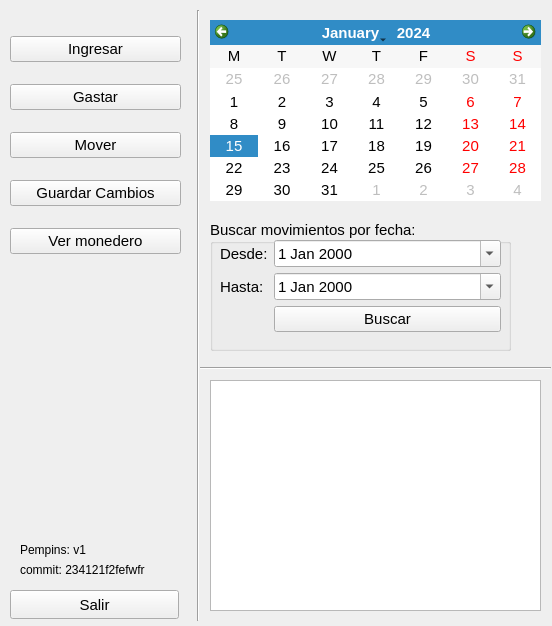
<?xml version="1.0" encoding="UTF-8"?>
<ui version="4.0">
 <class>MainWindow</class>
 <widget class="QMainWindow" name="MainWindow">
  <property name="geometry">
   <rect>
    <x>0</x>
    <y>0</y>
    <width>552</width>
    <height>626</height>
   </rect>
  </property>
  <property name="windowTitle">
   <string>Pempins</string>
  </property>
  <widget class="QWidget" name="centralwidget">
   <widget class="QWidget" name="verticalLayoutWidget">
    <property name="geometry">
     <rect>
      <x>10</x>
      <y>20</y>
      <width>171</width>
      <height>251</height>
     </rect>
    </property>
    <layout class="QVBoxLayout" name="verticalLayout">
     <item>
      <widget class="QPushButton" name="botonIngresar">
       <property name="font">
        <font>
         <pointsize>11</pointsize>
        </font>
       </property>
       <property name="text">
        <string>Ingresar</string>
       </property>
      </widget>
     </item>
     <item>
      <widget class="QPushButton" name="botonGastar">
       <property name="font">
        <font>
         <pointsize>11</pointsize>
        </font>
       </property>
       <property name="text">
        <string>Gastar</string>
       </property>
      </widget>
     </item>
     <item>
      <widget class="QPushButton" name="botonMover">
       <property name="font">
        <font>
         <pointsize>11</pointsize>
        </font>
       </property>
       <property name="text">
        <string>Mover</string>
       </property>
      </widget>
     </item>
     <item>
      <widget class="QPushButton" name="botonGuardarCambios">
       <property name="font">
        <font>
         <pointsize>11</pointsize>
        </font>
       </property>
       <property name="text">
        <string>Guardar Cambios</string>
       </property>
      </widget>
     </item>
     <item>
      <widget class="QPushButton" name="botonVerMonedero">
       <property name="font">
        <font>
         <pointsize>11</pointsize>
        </font>
       </property>
       <property name="text">
        <string>Ver monedero</string>
       </property>
      </widget>
     </item>
    </layout>
   </widget>
   <widget class="QPushButton" name="botonSalir">
    <property name="geometry">
     <rect>
      <x>10</x>
      <y>590</y>
      <width>169</width>
      <height>29</height>
     </rect>
    </property>
    <property name="font">
     <font>
      <pointsize>11</pointsize>
     </font>
    </property>
    <property name="text">
     <string>Salir</string>
    </property>
   </widget>
   <widget class="QCalendarWidget" name="calendario">
    <property name="geometry">
     <rect>
      <x>210</x>
      <y>20</y>
      <width>331</width>
      <height>181</height>
     </rect>
    </property>
    <property name="font">
     <font>
      <pointsize>11</pointsize>
     </font>
    </property>
    <property name="gridVisible">
     <bool>false</bool>
    </property>
    <property name="horizontalHeaderFormat">
     <enum>QCalendarWidget::SingleLetterDayNames</enum>
    </property>
    <property name="verticalHeaderFormat">
     <enum>QCalendarWidget::NoVerticalHeader</enum>
    </property>
    <property name="navigationBarVisible">
     <bool>true</bool>
    </property>
    <property name="dateEditEnabled">
     <bool>true</bool>
    </property>
   </widget>
   <widget class="QPlainTextEdit" name="textoHistorial">
    <property name="geometry">
     <rect>
      <x>210</x>
      <y>380</y>
      <width>331</width>
      <height>231</height>
     </rect>
    </property>
    <property name="font">
     <font>
      <pointsize>11</pointsize>
     </font>
    </property>
    <property name="focusPolicy">
     <enum>Qt::NoFocus</enum>
    </property>
   </widget>
   <widget class="QLabel" name="versionPempins">
    <property name="geometry">
     <rect>
      <x>20</x>
      <y>540</y>
      <width>91</width>
      <height>20</height>
     </rect>
    </property>
    <property name="text">
     <string>Pempins: v1</string>
    </property>
   </widget>
   <widget class="QLabel" name="pempinsCommit">
    <property name="geometry">
     <rect>
      <x>20</x>
      <y>560</y>
      <width>171</width>
      <height>20</height>
     </rect>
    </property>
    <property name="text">
     <string>commit: 234121f2fefwfr</string>
    </property>
   </widget>
   <widget class="QGroupBox" name="boxBusquedaPorFecha">
    <property name="geometry">
     <rect>
      <x>210</x>
      <y>220</y>
      <width>301</width>
      <height>131</height>
     </rect>
    </property>
    <property name="font">
     <font>
      <pointsize>11</pointsize>
     </font>
    </property>
    <property name="title">
     <string>Buscar movimientos por fecha:</string>
    </property>
    <widget class="QWidget" name="formLayoutWidget">
     <property name="geometry">
      <rect>
       <x>10</x>
       <y>20</y>
       <width>281</width>
       <height>101</height>
      </rect>
     </property>
     <layout class="QFormLayout" name="formLayout">
      <item row="0" column="0">
       <widget class="QLabel" name="label_2">
        <property name="font">
         <font>
          <pointsize>11</pointsize>
         </font>
        </property>
        <property name="text">
         <string>Desde:</string>
        </property>
       </widget>
      </item>
      <item row="0" column="1">
       <widget class="QDateEdit" name="FechaDesde">
        <property name="font">
         <font>
          <pointsize>11</pointsize>
         </font>
        </property>
        <property name="calendarPopup">
         <bool>true</bool>
        </property>
       </widget>
      </item>
      <item row="1" column="0">
       <widget class="QLabel" name="label_3">
        <property name="font">
         <font>
          <pointsize>11</pointsize>
         </font>
        </property>
        <property name="text">
         <string>Hasta:</string>
        </property>
       </widget>
      </item>
      <item row="1" column="1">
       <widget class="QDateEdit" name="dateEdit_2">
        <property name="font">
         <font>
          <pointsize>11</pointsize>
         </font>
        </property>
        <property name="calendarPopup">
         <bool>true</bool>
        </property>
       </widget>
      </item>
      <item row="2" column="1">
       <widget class="QPushButton" name="botonSalir_2">
        <property name="font">
         <font>
          <pointsize>11</pointsize>
         </font>
        </property>
        <property name="text">
         <string>Buscar</string>
        </property>
       </widget>
      </item>
     </layout>
    </widget>
   </widget>
   <widget class="Line" name="line">
    <property name="geometry">
     <rect>
      <x>190</x>
      <y>10</y>
      <width>16</width>
      <height>611</height>
     </rect>
    </property>
    <property name="orientation">
     <enum>Qt::Vertical</enum>
    </property>
   </widget>
   <widget class="Line" name="line_2">
    <property name="geometry">
     <rect>
      <x>200</x>
      <y>360</y>
      <width>351</width>
      <height>16</height>
     </rect>
    </property>
    <property name="orientation">
     <enum>Qt::Horizontal</enum>
    </property>
   </widget>
  </widget>
 </widget>
 <resources/>
 <connections/>
</ui>
